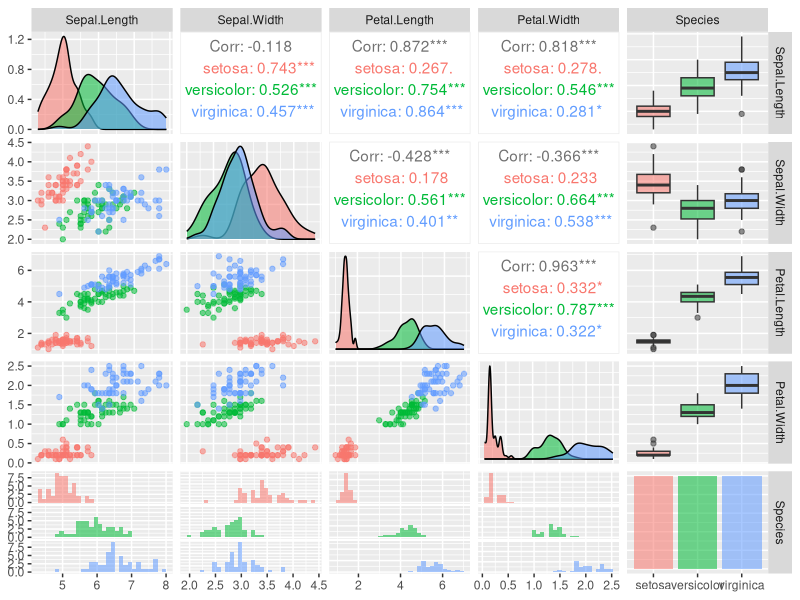
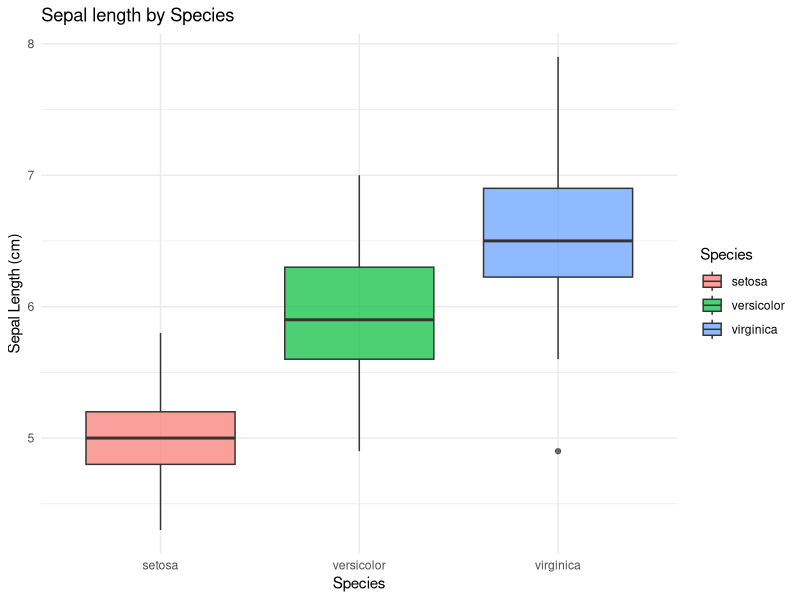

Recreate these plots in R, in order.
library(ggplot2)
library(GGally)
library(dplyr)

data("iris")

str(iris)
summary(iris)

colSums(is.na(iris))

anova_result <- aov(Sepal.Length ~ Species, data = iris)
summary(anova_result)
print(anova_result)

ggpairs(iris, aes(color = Species, alpha = 0.7))
p <- ggplot(iris, aes(x=Species, y = Sepal.Length, fill = Species))+
  geom_boxplot(alpha = 0.7) +
  labs(title = "Sepal length by Species", y = "Sepal Length (cm)") +
  theme_minimal()

print(p)